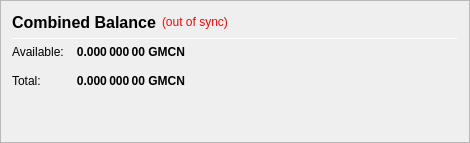
                   <widget class="QFrame" name="frame_CombinedBalances">
                    <property name="minimumSize">
                     <size>
                      <width>470</width>
                      <height>0</height>
                     </size>
                    </property>
                    <property name="frameShape">
                     <enum>QFrame::StyledPanel</enum>
                    </property>
                    <property name="frameShadow">
                     <enum>QFrame::Raised</enum>
                    </property>
                    <layout class="QVBoxLayout" name="verticalLayout_5">
                     <item>
                      <layout class="QHBoxLayout" name="horizontalLayout_5" stretch="0">
                       <item>
                        <widget class="QLabel" name="label_5z">
                         <property name="minimumSize">
                          <size>
                           <width>0</width>
                           <height>20</height>
                          </size>
                         </property>
                         <property name="font">
                          <font>
                           <pointsize>12</pointsize>
                           <weight>75</weight>
                           <bold>true</bold>
                          </font>
                         </property>
                         <property name="toolTip">
                          <string>Combined Balance (including unconfirmed and immature coins)</string>
                         </property>
                         <property name="text">
                          <string>Combined Balance</string>
                         </property>
                        </widget>
                       </item>
                       <item>
                        <widget class="QLabel" name="labelWalletStatus">
                         <property name="cursor">
                          <cursorShape>WhatsThisCursor</cursorShape>
                         </property>
                         <property name="toolTip">
                          <string>The displayed information may be out of date. Your wallet automatically synchronizes with the GambleCoin network after a connection is established, but this process has not completed yet.</string>
                         </property>
                         <property name="styleSheet">
                          <string notr="true">QLabel { color: red; }</string>
                         </property>
                         <property name="text">
                          <string notr="true">(out of sync)</string>
                         </property>
                         <property name="alignment">
                          <set>Qt::AlignLeading|Qt::AlignLeft|Qt::AlignVCenter</set>
                         </property>
                        </widget>
                       </item>
                       <item>
                        <spacer name="horizontalSpacer_1">
                         <property name="orientation">
                          <enum>Qt::Horizontal</enum>
                         </property>
                         <property name="sizeHint" stdset="0">
                          <size>
                           <width>40</width>
                           <height>20</height>
                          </size>
                         </property>
                        </spacer>
                       </item>
                      </layout>
                     </item>
                     <item>
                      <widget class="Line" name="line_CombinedBalance">
                       <property name="minimumSize">
                        <size>
                         <width>0</width>
                         <height>1</height>
                        </size>
                       </property>
                       <property name="maximumSize">
                        <size>
                         <width>16777215</width>
                         <height>1</height>
                        </size>
                       </property>
                       <property name="orientation">
                        <enum>Qt::Horizontal</enum>
                       </property>
                      </widget>
                     </item>
                     <item>
                      <layout class="QGridLayout" name="gridLayout_3">
                       <property name="spacing">
                        <number>12</number>
                       </property>
                       <item row="1" column="0">
                        <widget class="QLabel" name="labelBalanceTextz">
                         <property name="text">
                          <string>Available:</string>
                         </property>
                        </widget>
                       </item>
                       <item row="1" column="1">
                        <widget class="QLabel" name="labelBalancez">
                         <property name="font">
                          <font>
                           <weight>75</weight>
                           <bold>true</bold>
                          </font>
                         </property>
                         <property name="cursor">
                          <cursorShape>IBeamCursor</cursorShape>
                         </property>
                         <property name="toolTip">
                          <string>Your current spendable balance</string>
                         </property>
                         <property name="text">
                          <string notr="true">0.000 000 00 GMCN</string>
                         </property>
                         <property name="alignment">
                          <set>Qt::AlignRight|Qt::AlignTrailing|Qt::AlignVCenter</set>
                         </property>
                         <property name="textInteractionFlags">
                          <set>Qt::LinksAccessibleByMouse|Qt::TextSelectableByKeyboard|Qt::TextSelectableByMouse</set>
                         </property>
                        </widget>
                       </item>
                       <item row="2" column="0">
                        <widget class="QLabel" name="labelTotalTextz">
                         <property name="text">
                          <string>Total:</string>
                         </property>
                        </widget>
                       </item>
                       <item row="2" column="1">
                        <widget class="QLabel" name="labelTotalz">
                         <property name="font">
                          <font>
                           <weight>75</weight>
                           <bold>true</bold>
                          </font>
                         </property>
                         <property name="cursor">
                          <cursorShape>IBeamCursor</cursorShape>
                         </property>
                         <property name="toolTip">
                          <string>Total Balance, including all unavailable coins.</string>
                         </property>
                         <property name="text">
                          <string notr="true">0.000 000 00 GMCN</string>
                         </property>
                         <property name="alignment">
                          <set>Qt::AlignRight|Qt::AlignTrailing|Qt::AlignVCenter</set>
                         </property>
                         <property name="textInteractionFlags">
                          <set>Qt::LinksAccessibleByMouse|Qt::TextSelectableByKeyboard|Qt::TextSelectableByMouse</set>
                         </property>
                        </widget>
                       </item>
                       <item row="2" column="3">
                        <spacer name="horizontalSpacer_2">
                         <property name="orientation">
                          <enum>Qt::Horizontal</enum>
                         </property>
                         <property name="sizeHint" stdset="0">
                          <size>
                           <width>40</width>
                           <height>20</height>
                          </size>
                         </property>
                        </spacer>
                       </item>
                      </layout>
                     </item>
                     <item>
                      <spacer name="verticalSpacer_1">
                       <property name="orientation">
                        <enum>Qt::Vertical</enum>
                       </property>
                       <property name="sizeHint" stdset="0">
                        <size>
                         <width>20</width>
                         <height>40</height>
                        </size>
                       </property>
                      </spacer>
                     </item>
                    </layout>
                   </widget>
